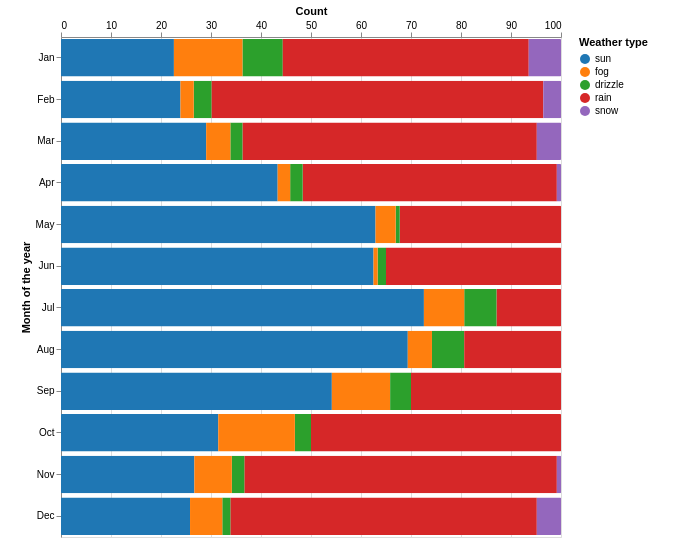

Vega-Lite specification stored for this chart:
### Vega-Lite specification from a JSON file in a GitHub repository (floating-point values rounded to 4 significant figures; data arrays with more than 128 entries replaced by an {"elided": "..."} marker saying what was removed)
{"$schema": "https://vega.github.io/schema/vega-lite/v5.json", "data": {"values": {"elided": "1461 records"}, "format": {"parse": {"date": "date"}}}, "padding": {"left": 20, "top": 5, "right": 30, "bottom": 5}, "width": 500, "height": 500, "resolve": {"scale": {"color": "independent"}}, "background": "#ffffff", "layer": [{"mark": {"type": "bar", "cornerRadius": 1, "tooltip": true, "binSpacing": 1}, "encoding": {"tooltip": [{"aggregate": "count", "type": "quantitative", "field": "weather"}, {"timeUnit": "month", "field": "date", "type": "ordinal"}, {"field": "weather", "type": "nominal"}], "y": {"timeUnit": "month", "field": "date", "type": "ordinal", "axis": {"title": "Month of the year", "orient": "left"}}, "x": {"aggregate": "count", "type": "quantitative", "field": "weather", "axis": {"title": "Count", "orient": "top", "labelExpr": "datum.value*100"}, "stack": "normalize"}, "opacity": {"value": 1}, "color": {"field": "weather", "type": "nominal", "scale": {"domain": ["sun", "fog", "drizzle", "rain", "snow"], "range": ["#1f77b4", "#ff7f0e", "#2ca02c", "#d62728", "#9467bd"]}, "legend": {"title": "Weather type", "orient": "right", "symbolType": "circle", "fillColor": "#ffffff"}}}}]}
